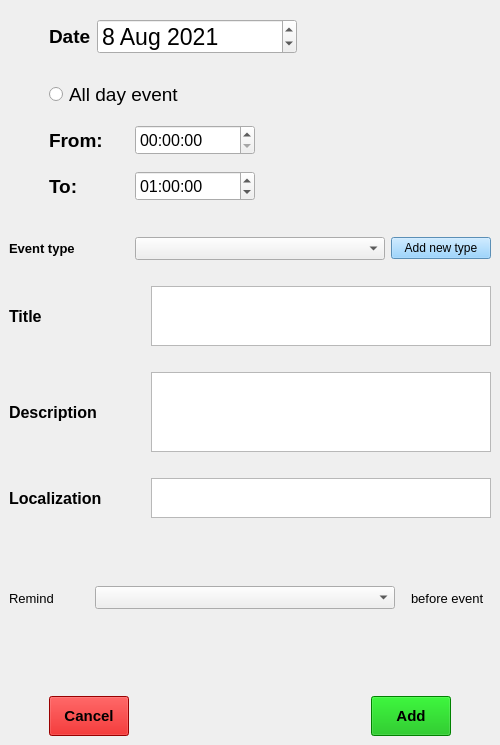
<?xml version="1.0" encoding="UTF-8"?>
<ui version="4.0">
 <class>NewEventWindow</class>
 <widget class="QMainWindow" name="NewEventWindow">
  <property name="geometry">
   <rect>
    <x>0</x>
    <y>0</y>
    <width>500</width>
    <height>745</height>
   </rect>
  </property>
  <property name="minimumSize">
   <size>
    <width>0</width>
    <height>0</height>
   </size>
  </property>
  <property name="windowTitle">
   <string>New Event</string>
  </property>
  <widget class="QWidget" name="centralwidget">
   <layout class="QGridLayout" name="gridLayout">
    <item row="0" column="0">
     <layout class="QVBoxLayout" name="verticalLayout" stretch="0,1,0,1,0,1,0,1,0,1,0,1,0,1,0,1,0,1,1,1">
      <item>
       <spacer name="verticalSpacer_10">
        <property name="orientation">
         <enum>Qt::Vertical</enum>
        </property>
        <property name="sizeType">
         <enum>QSizePolicy::Fixed</enum>
        </property>
        <property name="sizeHint" stdset="0">
         <size>
          <width>20</width>
          <height>10</height>
         </size>
        </property>
       </spacer>
      </item>
      <item>
       <layout class="QHBoxLayout" name="horizontalLayout_13" stretch="0,0,1">
        <item>
         <spacer name="horizontalSpacer_6">
          <property name="orientation">
           <enum>Qt::Horizontal</enum>
          </property>
          <property name="sizeHint" stdset="0">
           <size>
            <width>40</width>
            <height>20</height>
           </size>
          </property>
         </spacer>
        </item>
        <item>
         <layout class="QHBoxLayout" name="horizontalLayout_12">
          <item>
           <widget class="QLabel" name="dateLabel">
            <property name="font">
             <font>
              <pointsize>14</pointsize>
              <weight>75</weight>
              <bold>true</bold>
             </font>
            </property>
            <property name="text">
             <string>Date</string>
            </property>
           </widget>
          </item>
          <item>
           <widget class="QDateEdit" name="dateEdit">
            <property name="minimumSize">
             <size>
              <width>200</width>
              <height>0</height>
             </size>
            </property>
            <property name="font">
             <font>
              <pointsize>17</pointsize>
             </font>
            </property>
            <property name="dateTime">
             <datetime>
              <hour>0</hour>
              <minute>0</minute>
              <second>0</second>
              <year>2021</year>
              <month>8</month>
              <day>8</day>
             </datetime>
            </property>
           </widget>
          </item>
         </layout>
        </item>
        <item>
         <spacer name="horizontalSpacer_5">
          <property name="orientation">
           <enum>Qt::Horizontal</enum>
          </property>
          <property name="sizeHint" stdset="0">
           <size>
            <width>40</width>
            <height>20</height>
           </size>
          </property>
         </spacer>
        </item>
       </layout>
      </item>
      <item>
       <spacer name="verticalSpacer_9">
        <property name="orientation">
         <enum>Qt::Vertical</enum>
        </property>
        <property name="sizeType">
         <enum>QSizePolicy::Fixed</enum>
        </property>
        <property name="sizeHint" stdset="0">
         <size>
          <width>20</width>
          <height>20</height>
         </size>
        </property>
       </spacer>
      </item>
      <item>
       <layout class="QHBoxLayout" name="horizontalLayout_11" stretch="0,0,1">
        <item>
         <spacer name="horizontalSpacer_7">
          <property name="orientation">
           <enum>Qt::Horizontal</enum>
          </property>
          <property name="sizeHint" stdset="0">
           <size>
            <width>40</width>
            <height>20</height>
           </size>
          </property>
         </spacer>
        </item>
        <item>
         <widget class="QRadioButton" name="allDayEventRadioButton">
          <property name="font">
           <font>
            <pointsize>14</pointsize>
           </font>
          </property>
          <property name="text">
           <string>All day event</string>
          </property>
         </widget>
        </item>
        <item>
         <spacer name="horizontalSpacer_2">
          <property name="orientation">
           <enum>Qt::Horizontal</enum>
          </property>
          <property name="sizeHint" stdset="0">
           <size>
            <width>40</width>
            <height>20</height>
           </size>
          </property>
         </spacer>
        </item>
       </layout>
      </item>
      <item>
       <spacer name="verticalSpacer_8">
        <property name="orientation">
         <enum>Qt::Vertical</enum>
        </property>
        <property name="sizeType">
         <enum>QSizePolicy::Fixed</enum>
        </property>
        <property name="sizeHint" stdset="0">
         <size>
          <width>20</width>
          <height>10</height>
         </size>
        </property>
       </spacer>
      </item>
      <item>
       <layout class="QHBoxLayout" name="horizontalLayout_10" stretch="0,0,1">
        <item>
         <spacer name="horizontalSpacer_8">
          <property name="orientation">
           <enum>Qt::Horizontal</enum>
          </property>
          <property name="sizeHint" stdset="0">
           <size>
            <width>40</width>
            <height>20</height>
           </size>
          </property>
         </spacer>
        </item>
        <item>
         <layout class="QHBoxLayout" name="horizontalLayout_9">
          <item>
           <widget class="QLabel" name="fromLabel">
            <property name="minimumSize">
             <size>
              <width>80</width>
              <height>0</height>
             </size>
            </property>
            <property name="maximumSize">
             <size>
              <width>80</width>
              <height>16777215</height>
             </size>
            </property>
            <property name="font">
             <font>
              <pointsize>14</pointsize>
              <weight>75</weight>
              <bold>true</bold>
             </font>
            </property>
            <property name="text">
             <string>From: </string>
            </property>
           </widget>
          </item>
          <item>
           <widget class="QTimeEdit" name="fromTimeEdit">
            <property name="minimumSize">
             <size>
              <width>120</width>
              <height>30</height>
             </size>
            </property>
            <property name="maximumSize">
             <size>
              <width>100</width>
              <height>16777215</height>
             </size>
            </property>
            <property name="font">
             <font>
              <pointsize>12</pointsize>
             </font>
            </property>
           </widget>
          </item>
         </layout>
        </item>
        <item>
         <spacer name="horizontalSpacer_3">
          <property name="orientation">
           <enum>Qt::Horizontal</enum>
          </property>
          <property name="sizeHint" stdset="0">
           <size>
            <width>40</width>
            <height>20</height>
           </size>
          </property>
         </spacer>
        </item>
       </layout>
      </item>
      <item>
       <spacer name="verticalSpacer_7">
        <property name="orientation">
         <enum>Qt::Vertical</enum>
        </property>
        <property name="sizeType">
         <enum>QSizePolicy::Fixed</enum>
        </property>
        <property name="sizeHint" stdset="0">
         <size>
          <width>20</width>
          <height>10</height>
         </size>
        </property>
       </spacer>
      </item>
      <item>
       <layout class="QHBoxLayout" name="horizontalLayout_8" stretch="0,0,1">
        <item>
         <spacer name="horizontalSpacer_9">
          <property name="orientation">
           <enum>Qt::Horizontal</enum>
          </property>
          <property name="sizeHint" stdset="0">
           <size>
            <width>40</width>
            <height>20</height>
           </size>
          </property>
         </spacer>
        </item>
        <item>
         <layout class="QHBoxLayout" name="horizontalLayout_7">
          <item>
           <widget class="QLabel" name="toLabel">
            <property name="minimumSize">
             <size>
              <width>80</width>
              <height>0</height>
             </size>
            </property>
            <property name="maximumSize">
             <size>
              <width>80</width>
              <height>16777215</height>
             </size>
            </property>
            <property name="font">
             <font>
              <pointsize>14</pointsize>
              <weight>75</weight>
              <bold>true</bold>
             </font>
            </property>
            <property name="text">
             <string>To: </string>
            </property>
           </widget>
          </item>
          <item>
           <widget class="QTimeEdit" name="toTimeEdit">
            <property name="minimumSize">
             <size>
              <width>120</width>
              <height>30</height>
             </size>
            </property>
            <property name="maximumSize">
             <size>
              <width>100</width>
              <height>16777215</height>
             </size>
            </property>
            <property name="font">
             <font>
              <pointsize>12</pointsize>
             </font>
            </property>
            <property name="dateTime">
             <datetime>
              <hour>1</hour>
              <minute>0</minute>
              <second>0</second>
              <year>2000</year>
              <month>1</month>
              <day>1</day>
             </datetime>
            </property>
           </widget>
          </item>
         </layout>
        </item>
        <item>
         <spacer name="horizontalSpacer_4">
          <property name="orientation">
           <enum>Qt::Horizontal</enum>
          </property>
          <property name="sizeHint" stdset="0">
           <size>
            <width>40</width>
            <height>20</height>
           </size>
          </property>
         </spacer>
        </item>
       </layout>
      </item>
      <item>
       <spacer name="verticalSpacer_6">
        <property name="orientation">
         <enum>Qt::Vertical</enum>
        </property>
        <property name="sizeType">
         <enum>QSizePolicy::Fixed</enum>
        </property>
        <property name="sizeHint" stdset="0">
         <size>
          <width>20</width>
          <height>30</height>
         </size>
        </property>
       </spacer>
      </item>
      <item>
       <layout class="QHBoxLayout" name="horizontalLayout_6" stretch="0,1,0">
        <item>
         <widget class="QLabel" name="eventTypeLabel">
          <property name="font">
           <font>
            <pointsize>10</pointsize>
            <weight>75</weight>
            <bold>true</bold>
           </font>
          </property>
          <property name="text">
           <string>Event type</string>
          </property>
         </widget>
        </item>
        <item>
         <widget class="QComboBox" name="eventTypeComboBox">
          <property name="maximumSize">
           <size>
            <width>250</width>
            <height>16777215</height>
           </size>
          </property>
          <property name="font">
           <font>
            <pointsize>10</pointsize>
           </font>
          </property>
          <property name="currentText">
           <string/>
          </property>
         </widget>
        </item>
        <item>
         <widget class="QPushButton" name="addEventTypeButton">
          <property name="maximumSize">
           <size>
            <width>100</width>
            <height>16777215</height>
           </size>
          </property>
          <property name="font">
           <font>
            <pointsize>9</pointsize>
            <kerning>true</kerning>
           </font>
          </property>
          <property name="styleSheet">
           <string notr="true">background-color: rgb(128, 200, 255);</string>
          </property>
          <property name="text">
           <string>Add new type</string>
          </property>
         </widget>
        </item>
       </layout>
      </item>
      <item>
       <spacer name="verticalSpacer_5">
        <property name="orientation">
         <enum>Qt::Vertical</enum>
        </property>
        <property name="sizeType">
         <enum>QSizePolicy::Fixed</enum>
        </property>
        <property name="sizeHint" stdset="0">
         <size>
          <width>10</width>
          <height>20</height>
         </size>
        </property>
       </spacer>
      </item>
      <item>
       <layout class="QHBoxLayout" name="horizontalLayout_5">
        <item>
         <widget class="QLabel" name="titleLabel">
          <property name="minimumSize">
           <size>
            <width>110</width>
            <height>0</height>
           </size>
          </property>
          <property name="font">
           <font>
            <pointsize>12</pointsize>
            <weight>75</weight>
            <bold>true</bold>
           </font>
          </property>
          <property name="text">
           <string>Title</string>
          </property>
         </widget>
        </item>
        <item>
         <widget class="QPlainTextEdit" name="eventTitlePlainTextEdit">
          <property name="sizePolicy">
           <sizepolicy hsizetype="Expanding" vsizetype="Expanding">
            <horstretch>0</horstretch>
            <verstretch>0</verstretch>
           </sizepolicy>
          </property>
          <property name="minimumSize">
           <size>
            <width>0</width>
            <height>0</height>
           </size>
          </property>
          <property name="maximumSize">
           <size>
            <width>340</width>
            <height>60</height>
           </size>
          </property>
          <property name="font">
           <font>
            <pointsize>10</pointsize>
           </font>
          </property>
         </widget>
        </item>
       </layout>
      </item>
      <item>
       <spacer name="verticalSpacer_4">
        <property name="orientation">
         <enum>Qt::Vertical</enum>
        </property>
        <property name="sizeType">
         <enum>QSizePolicy::Fixed</enum>
        </property>
        <property name="sizeHint" stdset="0">
         <size>
          <width>10</width>
          <height>20</height>
         </size>
        </property>
       </spacer>
      </item>
      <item>
       <layout class="QHBoxLayout" name="horizontalLayout_4">
        <item>
         <widget class="QLabel" name="descriptionLabel">
          <property name="minimumSize">
           <size>
            <width>110</width>
            <height>0</height>
           </size>
          </property>
          <property name="font">
           <font>
            <pointsize>12</pointsize>
            <weight>75</weight>
            <bold>true</bold>
           </font>
          </property>
          <property name="text">
           <string>Description</string>
          </property>
         </widget>
        </item>
        <item>
         <widget class="QPlainTextEdit" name="eventDescriptionPlaneTextEdit">
          <property name="maximumSize">
           <size>
            <width>340</width>
            <height>80</height>
           </size>
          </property>
          <property name="font">
           <font>
            <pointsize>10</pointsize>
           </font>
          </property>
         </widget>
        </item>
       </layout>
      </item>
      <item>
       <spacer name="verticalSpacer_3">
        <property name="orientation">
         <enum>Qt::Vertical</enum>
        </property>
        <property name="sizeType">
         <enum>QSizePolicy::Fixed</enum>
        </property>
        <property name="sizeHint" stdset="0">
         <size>
          <width>10</width>
          <height>20</height>
         </size>
        </property>
       </spacer>
      </item>
      <item>
       <layout class="QHBoxLayout" name="horizontalLayout_3">
        <item>
         <widget class="QLabel" name="localizationLabel">
          <property name="minimumSize">
           <size>
            <width>110</width>
            <height>0</height>
           </size>
          </property>
          <property name="font">
           <font>
            <pointsize>12</pointsize>
            <weight>75</weight>
            <bold>true</bold>
           </font>
          </property>
          <property name="text">
           <string>Localization</string>
          </property>
         </widget>
        </item>
        <item>
         <widget class="QPlainTextEdit" name="eventLocalizationPlainTextEdit">
          <property name="maximumSize">
           <size>
            <width>340</width>
            <height>40</height>
           </size>
          </property>
          <property name="font">
           <font>
            <pointsize>10</pointsize>
           </font>
          </property>
         </widget>
        </item>
       </layout>
      </item>
      <item>
       <spacer name="verticalSpacer_2">
        <property name="orientation">
         <enum>Qt::Vertical</enum>
        </property>
        <property name="sizeType">
         <enum>QSizePolicy::Fixed</enum>
        </property>
        <property name="sizeHint" stdset="0">
         <size>
          <width>10</width>
          <height>10</height>
         </size>
        </property>
       </spacer>
      </item>
      <item>
       <layout class="QHBoxLayout" name="horizontalLayout_2" stretch="0,1,0,0">
        <item>
         <widget class="QLabel" name="remindLabel">
          <property name="font">
           <font>
            <pointsize>10</pointsize>
           </font>
          </property>
          <property name="text">
           <string>Remind </string>
          </property>
         </widget>
        </item>
        <item>
         <widget class="QComboBox" name="remindBeforeComboBox">
          <property name="maximumSize">
           <size>
            <width>300</width>
            <height>16777215</height>
           </size>
          </property>
          <property name="font">
           <font>
            <pointsize>10</pointsize>
           </font>
          </property>
         </widget>
        </item>
        <item>
         <spacer name="horizontalSpacer_12">
          <property name="orientation">
           <enum>Qt::Horizontal</enum>
          </property>
          <property name="sizeType">
           <enum>QSizePolicy::Fixed</enum>
          </property>
          <property name="sizeHint" stdset="0">
           <size>
            <width>10</width>
            <height>20</height>
           </size>
          </property>
         </spacer>
        </item>
        <item>
         <widget class="QLabel" name="beforeEventLabel">
          <property name="maximumSize">
           <size>
            <width>110</width>
            <height>16777215</height>
           </size>
          </property>
          <property name="font">
           <font>
            <pointsize>10</pointsize>
           </font>
          </property>
          <property name="layoutDirection">
           <enum>Qt::LeftToRight</enum>
          </property>
          <property name="text">
           <string>before event</string>
          </property>
         </widget>
        </item>
       </layout>
      </item>
      <item>
       <spacer name="verticalSpacer">
        <property name="orientation">
         <enum>Qt::Vertical</enum>
        </property>
        <property name="sizeType">
         <enum>QSizePolicy::Fixed</enum>
        </property>
        <property name="sizeHint" stdset="0">
         <size>
          <width>20</width>
          <height>28</height>
         </size>
        </property>
       </spacer>
      </item>
      <item>
       <layout class="QHBoxLayout" name="horizontalLayout" stretch="0,0,1,0,0">
        <item>
         <spacer name="horizontalSpacer_10">
          <property name="orientation">
           <enum>Qt::Horizontal</enum>
          </property>
          <property name="sizeHint" stdset="0">
           <size>
            <width>40</width>
            <height>20</height>
           </size>
          </property>
         </spacer>
        </item>
        <item>
         <widget class="QPushButton" name="cancelButton">
          <property name="minimumSize">
           <size>
            <width>0</width>
            <height>40</height>
           </size>
          </property>
          <property name="font">
           <font>
            <pointsize>11</pointsize>
            <weight>75</weight>
            <bold>true</bold>
           </font>
          </property>
          <property name="styleSheet">
           <string notr="true">background-color: rgb(213, 0, 0);</string>
          </property>
          <property name="text">
           <string>Cancel</string>
          </property>
         </widget>
        </item>
        <item>
         <spacer name="horizontalSpacer">
          <property name="orientation">
           <enum>Qt::Horizontal</enum>
          </property>
          <property name="sizeHint" stdset="0">
           <size>
            <width>40</width>
            <height>20</height>
           </size>
          </property>
         </spacer>
        </item>
        <item>
         <widget class="QPushButton" name="pushButton_2">
          <property name="minimumSize">
           <size>
            <width>0</width>
            <height>40</height>
           </size>
          </property>
          <property name="font">
           <font>
            <pointsize>11</pointsize>
            <weight>75</weight>
            <bold>true</bold>
           </font>
          </property>
          <property name="styleSheet">
           <string notr="true">background-color: rgb(0, 181, 0);</string>
          </property>
          <property name="text">
           <string>Add</string>
          </property>
         </widget>
        </item>
        <item>
         <spacer name="horizontalSpacer_11">
          <property name="orientation">
           <enum>Qt::Horizontal</enum>
          </property>
          <property name="sizeHint" stdset="0">
           <size>
            <width>40</width>
            <height>20</height>
           </size>
          </property>
         </spacer>
        </item>
       </layout>
      </item>
     </layout>
    </item>
   </layout>
  </widget>
 </widget>
 <resources/>
 <connections/>
</ui>
